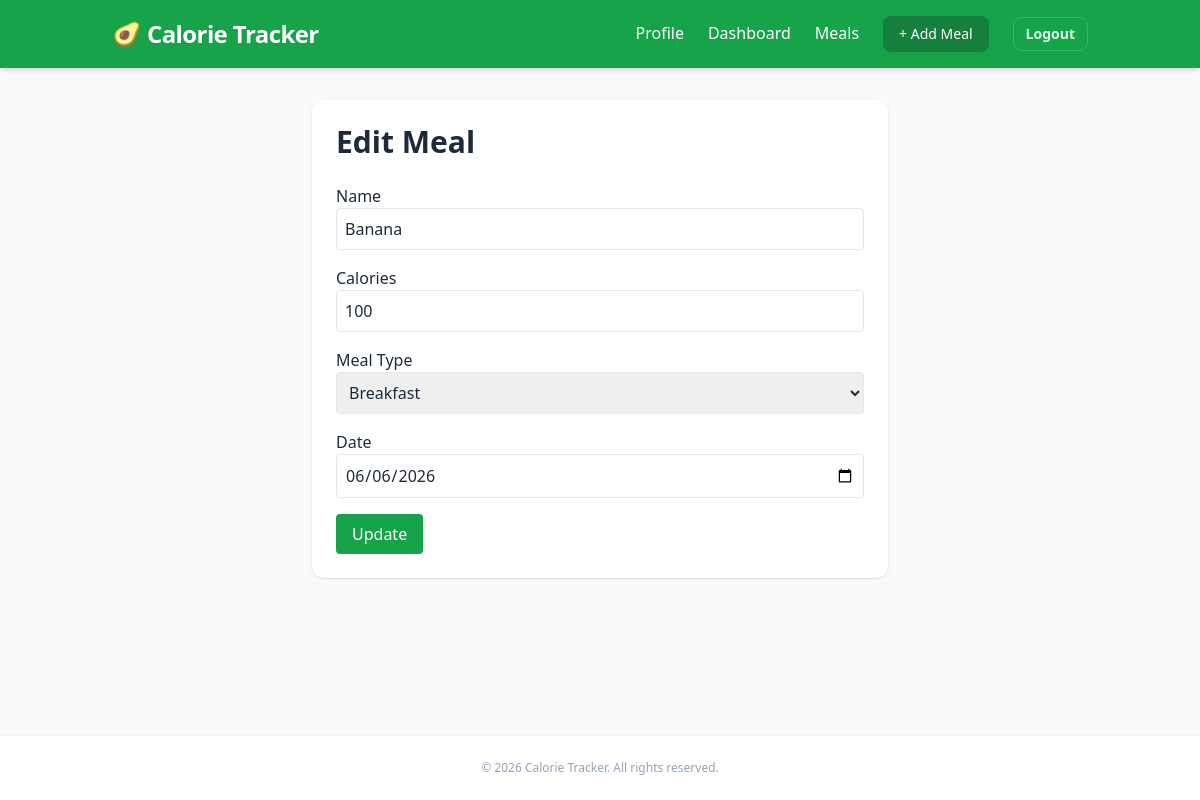
The page /meals/1/edit (signed in) on the database its author committed.
### meals/models.py (models this page shows, shortened)
class FoodEntry(models.Model):
    MEAL_CHOICES = [
        ("Breakfast", "Breakfast"),
        ("Lunch", "Lunch"),
        ("Dinner", "Dinner"),
        ("Snack", "Snack"),
    ]
    user = models.ForeignKey(
        User,
        on_delete=models.CASCADE
    )
    food_name = models.CharField(max_length=100)
    calories = models.PositiveIntegerField()
    meal_type = models.CharField(
        max_length=20,
        choices=MEAL_CHOICES
    )
    date = models.DateField()
    created_at = models.DateTimeField(
        auto_now_add=True
    )

### meals/views.py (the view, shortened to what this page needs)
# urls.py: path("meals/<int:pk>/edit", views.MealUpdateView.as_view(), name="edit_meal"),
class MealUpdateView(
    LoginRequiredMixin,
    UpdateView
):
    model = FoodEntry
    form_class = FoodEntryForm
    template_name = ("meals/edit_meal.html")
    def get_queryset(self):
        return FoodEntry.objects.filter(
            user=self.request.user
        )

### meals/forms.py
class FoodEntryForm(forms.ModelForm):
    class Meta:
        model = FoodEntry
        fields = [
            "food_name",
            "calories",
            "meal_type",
            "date",
        ]
        widgets = {
            "food_name": forms.TextInput(
                attrs={
                    "class": "w-full border p-2 rounded"
                }
            ),
            "calories": forms.NumberInput(
                attrs={
                    "class": "w-full border p-2 rounded"
                }
            ),
            "meal_type": forms.Select(
                attrs={
                    "class": "w-full border p-2 rounded"
                }
            ),
            "date": forms.DateInput(
                attrs={
                    "type": "date",
                    "class": "w-full border p-2 rounded"
                }
            ),
        }

### meals/templates/meals/edit_meal.html (shortened to what this page needs)
{% extends 'meals/base.html' %}
{% block content %}
<div class="max-w-xl mx-auto bg-white p-6 rounded-xl shadow">
    <h2 class="text-3xl font-bold mb-6">
        Edit Meal
    </h2>
       <form method="POST">
    <div class="mb-4">
        <label>Name</label>
        {{ form.food_name }}
    </div>
    <div class="mb-4">
        <label>Calories</label>
        {{ form.calories }}
    </div>
    <div class="mb-4">
        <label>Meal Type</label>
        {{ form.meal_type }}
    </div>
    <div class="mb-4">
        <label>Date</label>
        {{ form.date }}
    </div>
    <button
        type="submit"
        class="bg-green-600 text-white px-4 py-2 rounded"
    >
        Update
    </button>
</form>
</div>
{% endblock %}

### rows shown on the page
FoodEntry: food_name "Banana", calories "100", meal_type "Breakfast", date "06/06/2026"
